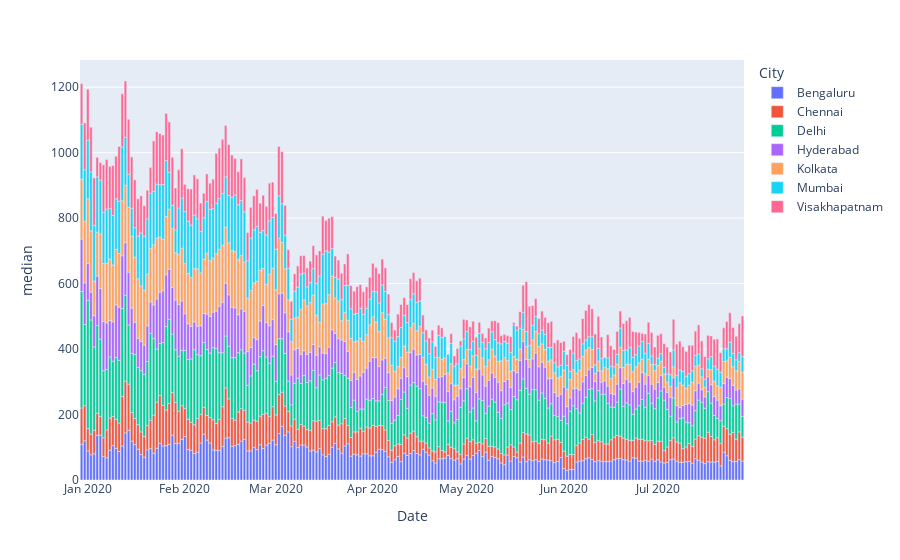

Notebook code for this chart:
### Markdown cell above
Lets make a simple bar chart

### Code cell
fig=px.bar(df1,'Date','median',color='City')
#fig.update_layout(title="PM 2.5 for Indian cities")
fig.show()
fig.write_image(f'images/pm2.5_barchart.png',width=1500,height=600)

### Figure 1 — Plotly figure (JSON) as saved in the notebook; plotly's stock layout.template omitted (floating-point values rounded to 4 significant figures; data arrays with more than 128 entries replaced by an {"elided": "..."} marker saying what was removed)
{"data": [{"alignmentgroup": "True", "hovertemplate": "City=Bengaluru<br>Date=%{x}<br>median=%{y}<extra></extra>", "legendgroup": "Bengaluru", "marker": {"color": "#636efa"}, "name": "Bengaluru", "offsetgroup": "Bengaluru", "orientation": "v", "showlegend": true, "textposition": "auto", "type": "bar", "x": {"elided": "212 str values"}, "xaxis": "x", "y": {"elided": "212 int values"}, "yaxis": "y"}, {"alignmentgroup": "True", "hovertemplate": "City=Chennai<br>Date=%{x}<br>median=%{y}<extra></extra>", "legendgroup": "Chennai", "marker": {"color": "#EF553B"}, "name": "Chennai", "offsetgroup": "Chennai", "orientation": "v", "showlegend": true, "textposition": "auto", "type": "bar", "x": {"elided": "212 str values"}, "xaxis": "x", "y": {"elided": "212 int values"}, "yaxis": "y"}, {"alignmentgroup": "True", "hovertemplate": "City=Delhi<br>Date=%{x}<br>median=%{y}<extra></extra>", "legendgroup": "Delhi", "marker": {"color": "#00cc96"}, "name": "Delhi", "offsetgroup": "Delhi", "orientation": "v", "showlegend": true, "textposition": "auto", "type": "bar", "x": {"elided": "212 str values"}, "xaxis": "x", "y": {"elided": "212 int values"}, "yaxis": "y"}, {"alignmentgroup": "True", "hovertemplate": "City=Hyderabad<br>Date=%{x}<br>median=%{y}<extra></extra>", "legendgroup": "Hyderabad", "marker": {"color": "#ab63fa"}, "name": "Hyderabad", "offsetgroup": "Hyderabad", "orientation": "v", "showlegend": true, "textposition": "auto", "type": "bar", "x": {"elided": "212 str values"}, "xaxis": "x", "y": {"elided": "212 int values"}, "yaxis": "y"}, {"alignmentgroup": "True", "hovertemplate": "City=Kolkata<br>Date=%{x}<br>median=%{y}<extra></extra>", "legendgroup": "Kolkata", "marker": {"color": "#FFA15A"}, "name": "Kolkata", "offsetgroup": "Kolkata", "orientation": "v", "showlegend": true, "textposition": "auto", "type": "bar", "x": {"elided": "212 str values"}, "xaxis": "x", "y": {"elided": "212 int values"}, "yaxis": "y"}, {"alignmentgroup": "True", "hovertemplate": "City=Mumbai<br>Date=%{x}<br>median=%{y}<extra></extra>", "legendgroup": "Mumbai", "marker": {"color": "#19d3f3"}, "name": "Mumbai", "offsetgroup": "Mumbai", "orientation": "v", "showlegend": true, "textposition": "auto", "type": "bar", "x": {"elided": "212 str values"}, "xaxis": "x", "y": {"elided": "212 int values"}, "yaxis": "y"}, {"alignmentgroup": "True", "hovertemplate": "City=Visakhapatnam<br>Date=%{x}<br>median=%{y}<extra></extra>", "legendgroup": "Visakhapatnam", "marker": {"color": "#FF6692"}, "name": "Visakhapatnam", "offsetgroup": "Visakhapatnam", "orientation": "v", "showlegend": true, "textposition": "auto", "type": "bar", "x": {"elided": "209 str values"}, "xaxis": "x", "y": {"elided": "209 int values"}, "yaxis": "y"}], "layout": {"autosize": true, "barmode": "relative", "legend": {"title": {"text": "City"}, "tracegroupgap": 0}, "margin": {"t": 60}, "xaxis": {"anchor": "y", "autorange": true, "domain": [0, 1], "range": ["2019-12-29 12:00", "2020-07-28 12:00"], "title": {"text": "Date"}, "type": "date"}, "yaxis": {"anchor": "x", "autorange": true, "domain": [0, 1], "range": [0, 1283.0], "title": {"text": "median"}, "type": "linear"}}}
